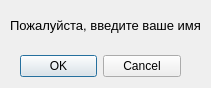
<?xml version="1.0" encoding="UTF-8"?>
<ui version="4.0">
 <class>Dialog_User_Name</class>
 <widget class="QDialog" name="Dialog_User_Name">
  <property name="geometry">
   <rect>
    <x>0</x>
    <y>0</y>
    <width>211</width>
    <height>88</height>
   </rect>
  </property>
  <property name="windowTitle">
   <string>Dialog</string>
  </property>
  <widget class="QDialogButtonBox" name="buttonBox">
   <property name="geometry">
    <rect>
     <x>20</x>
     <y>50</y>
     <width>161</width>
     <height>32</height>
    </rect>
   </property>
   <property name="orientation">
    <enum>Qt::Horizontal</enum>
   </property>
   <property name="standardButtons">
    <set>QDialogButtonBox::Cancel|QDialogButtonBox::Ok</set>
   </property>
  </widget>
  <widget class="QLabel" name="label">
   <property name="geometry">
    <rect>
     <x>10</x>
     <y>10</y>
     <width>191</width>
     <height>31</height>
    </rect>
   </property>
   <property name="font">
    <font>
     <pointsize>10</pointsize>
    </font>
   </property>
   <property name="text">
    <string>Пожалуйста, введите ваше имя</string>
   </property>
  </widget>
 </widget>
 <resources/>
 <connections>
  <connection>
   <sender>buttonBox</sender>
   <signal>accepted()</signal>
   <receiver>Dialog_User_Name</receiver>
   <slot>accept()</slot>
   <hints>
    <hint type="sourcelabel">
     <x>248</x>
     <y>254</y>
    </hint>
    <hint type="destinationlabel">
     <x>157</x>
     <y>274</y>
    </hint>
   </hints>
  </connection>
  <connection>
   <sender>buttonBox</sender>
   <signal>rejected()</signal>
   <receiver>Dialog_User_Name</receiver>
   <slot>reject()</slot>
   <hints>
    <hint type="sourcelabel">
     <x>316</x>
     <y>260</y>
    </hint>
    <hint type="destinationlabel">
     <x>286</x>
     <y>274</y>
    </hint>
   </hints>
  </connection>
 </connections>
</ui>
